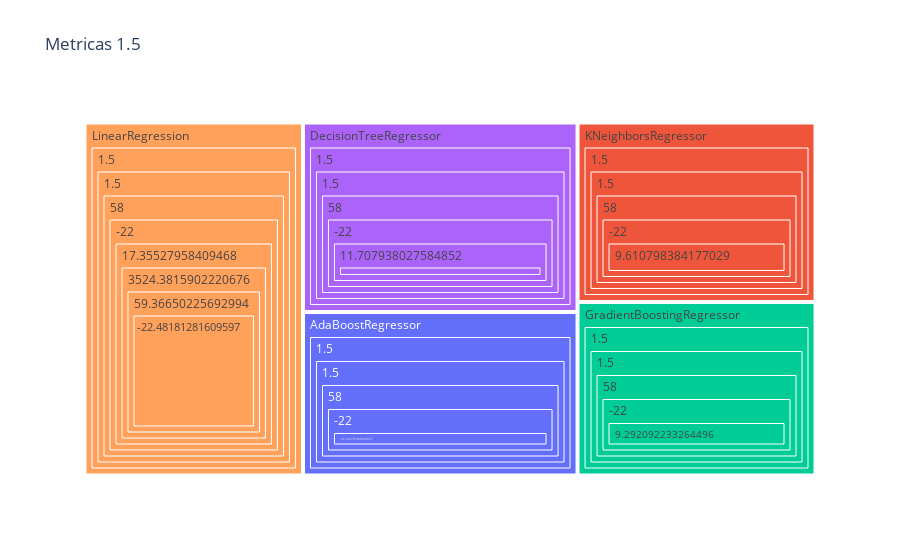

The notebook cell saved with this chart:
### Code cell
px.treemap(data_frame = df_metricas_1_5,
           values     = "MAE",
           path       = ["Modelo","karma_Q3","karma_Q1","Bigote superior","Bigote inferior","MAE","MSE","RMSE","R2"],
           hover_name = "Modelo",
           color      = "Modelo",
           title      = "Metricas 1.5")

### Figure 1 — Plotly figure (JSON) as saved in the notebook; plotly's stock layout.template omitted (floating-point values rounded to 4 significant figures)
{"data": [{"branchvalues": "total", "customdata": [["AdaBoostRegressor"], ["KNeighborsRegressor"], ["GradientBoostingRegressor"], ["DecisionTreeRegressor"], ["LinearRegression"], ["GradientBoostingRegressor"], ["AdaBoostRegressor"], ["KNeighborsRegressor"], ["DecisionTreeRegressor"], ["LinearRegression"], ["GradientBoostingRegressor"], ["AdaBoostRegressor"], ["KNeighborsRegressor"], ["DecisionTreeRegressor"], ["LinearRegression"], ["GradientBoostingRegressor"], ["KNeighborsRegressor"], ["AdaBoostRegressor"], ["DecisionTreeRegressor"], ["LinearRegression"], ["AdaBoostRegressor"], ["DecisionTreeRegressor"], ["GradientBoostingRegressor"], ["KNeighborsRegressor"], ["LinearRegression"], ["AdaBoostRegressor"], ["DecisionTreeRegressor"], ["GradientBoostingRegressor"], ["KNeighborsRegressor"], ["LinearRegression"], ["AdaBoostRegressor"], ["DecisionTreeRegressor"], ["GradientBoostingRegressor"], ["KNeighborsRegressor"], ["LinearRegression"], ["AdaBoostRegressor"], ["DecisionTreeRegressor"], ["GradientBoostingRegressor"], ["KNeighborsRegressor"], ["LinearRegression"], ["AdaBoostRegressor"], ["DecisionTreeRegressor"], ["GradientBoostingRegressor"], ["KNeighborsRegressor"], ["LinearRegression"]], "domain": {"x": [0, 1], "y": [0, 1]}, "hovertemplate": "<b>%{hovertext}</b><br><br>labels=%{label}<br>MAE=%{value}<br>parent=%{parent}<br>id=%{id}<br>Modelo=%{customdata[0]}<extra></extra>", "hovertext": ["AdaBoostRegressor", "KNeighborsRegressor", "GradientBoostingRegressor", "DecisionTreeRegressor", "LinearRegression", "GradientBoostingRegressor", "AdaBoostRegressor", "KNeighborsRegressor", "DecisionTreeRegressor", "LinearRegression", "GradientBoostingRegressor", "AdaBoostRegressor", "KNeighborsRegressor", "DecisionTreeRegressor", "LinearRegression", "GradientBoostingRegressor", "KNeighborsRegressor", "AdaBoostRegressor", "DecisionTreeRegressor", "LinearRegression", "AdaBoostRegressor", "DecisionTreeRegressor", "GradientBoostingRegressor", "KNeighborsRegressor", "LinearRegression", "AdaBoostRegressor", "DecisionTreeRegressor", "GradientBoostingRegressor", "KNeighborsRegressor", "LinearRegression", "AdaBoostRegressor", "DecisionTreeRegressor", "GradientBoostingRegressor", "KNeighborsRegressor", "LinearRegression", "AdaBoostRegressor", "DecisionTreeRegressor", "GradientBoostingRegressor", "KNeighborsRegressor", "LinearRegression", "AdaBoostRegressor", "DecisionTreeRegressor", "GradientBoostingRegressor", "KNeighborsRegressor", "LinearRegression"], "ids": ["AdaBoostRegressor/1.5/1.5/58/-22/10.10279784649557/154.21218886035678/12.41822003591323/-0.02746585750698216", "KNeighborsRegressor/1.5/1.5/58/-22/9.610798384177029/171.61590924481843/13.100225541753792/-0.14342120851250484", "GradientBoostingRegressor/1.5/1.5/58/-22/9.292092233264496/149.94135404952226/12.245054268949659/0.0009893313053519481", "DecisionTreeRegressor/1.5/1.5/58/-22/11.707938027584852/273.7842466561918/16.546427005737275/-0.8241357433635506", "LinearRegression/1.5/1.5/58/-22/17.35527958409468/3524.3815902220676/59.36650225692994/-22.48181281609597", "GradientBoostingRegressor/1.5/1.5/58/-22/9.292092233264496/149.94135404952226/12.245054268949659", "AdaBoostRegressor/1.5/1.5/58/-22/10.10279784649557/154.21218886035678/12.41822003591323", "KNeighborsRegressor/1.5/1.5/58/-22/9.610798384177029/171.61590924481843/13.100225541753792", "DecisionTreeRegressor/1.5/1.5/58/-22/11.707938027584852/273.7842466561918/16.546427005737275", "LinearRegression/1.5/1.5/58/-22/17.35527958409468/3524.3815902220676/59.36650225692994", "GradientBoostingRegressor/1.5/1.5/58/-22/9.292092233264496/149.94135404952226", "AdaBoostRegressor/1.5/1.5/58/-22/10.10279784649557/154.21218886035678", "KNeighborsRegressor/1.5/1.5/58/-22/9.610798384177029/171.61590924481843", "DecisionTreeRegressor/1.5/1.5/58/-22/11.707938027584852/273.7842466561918", "LinearRegression/1.5/1.5/58/-22/17.35527958409468/3524.3815902220676", "GradientBoostingRegressor/1.5/1.5/58/-22/9.292092233264496", "KNeighborsRegressor/1.5/1.5/58/-22/9.610798384177029", "AdaBoostRegressor/1.5/1.5/58/-22/10.10279784649557", "DecisionTreeRegressor/1.5/1.5/58/-22/11.707938027584852", "LinearRegression/1.5/1.5/58/-22/17.35527958409468", "AdaBoostRegressor/1.5/1.5/58/-22", "DecisionTreeRegressor/1.5/1.5/58/-22", "GradientBoostingRegressor/1.5/1.5/58/-22", "KNeighborsRegressor/1.5/1.5/58/-22", "LinearRegression/1.5/1.5/58/-22", "AdaBoostRegressor/1.5/1.5/58", "DecisionTreeRegressor/1.5/1.5/58", "GradientBoostingRegressor/1.5/1.5/58", "KNeighborsRegressor/1.5/1.5/58", "LinearRegression/1.5/1.5/58", "AdaBoostRegressor/1.5/1.5", "DecisionTreeRegressor/1.5/1.5", "GradientBoostingRegressor/1.5/1.5", "KNeighborsRegressor/1.5/1.5", "LinearRegression/1.5/1.5", "AdaBoostRegressor/1.5", "DecisionTreeRegressor/1.5", "GradientBoostingRegressor/1.5", "KNeighborsRegressor/1.5", "LinearRegression/1.5", "AdaBoostRegressor", "DecisionTreeRegressor", "GradientBoostingRegressor", "KNeighborsRegressor", "LinearRegression"], "labels": ["-0.02746585750698216", "-0.14342120851250484", "0.0009893313053519481", "-0.8241357433635506", "-22.48181281609597", "12.245054268949659", "12.41822003591323", "13.100225541753792", "16.546427005737275", "59.36650225692994", "149.94135404952226", "154.21218886035678", "171.61590924481843", "273.7842466561918", "3524.3815902220676", "9.292092233264496", "9.610798384177029", "10.10279784649557", "11.707938027584852", "17.35527958409468", "-22", "-22", "-22", "-22", "-22", "58", "58", "58", "58", "58", "1.5", "1.5", "1.5", "1.5", "1.5", "1.5", "1.5", "1.5", "1.5", "1.5", "AdaBoostRegressor", "DecisionTreeRegressor", "GradientBoostingRegressor", "KNeighborsRegressor", "LinearRegression"], "marker": {"colors": ["#636efa", "#EF553B", "#00cc96", "#ab63fa", "#FFA15A", "#00cc96", "#636efa", "#EF553B", "#ab63fa", "#FFA15A", "#00cc96", "#636efa", "#EF553B", "#ab63fa", "#FFA15A", "#00cc96", "#EF553B", "#636efa", "#ab63fa", "#FFA15A", "#636efa", "#ab63fa", "#00cc96", "#EF553B", "#FFA15A", "#636efa", "#ab63fa", "#00cc96", "#EF553B", "#FFA15A", "#636efa", "#ab63fa", "#00cc96", "#EF553B", "#FFA15A", "#636efa", "#ab63fa", "#00cc96", "#EF553B", "#FFA15A", "#636efa", "#ab63fa", "#00cc96", "#EF553B", "#FFA15A"]}, "name": "", "parents": ["AdaBoostRegressor/1.5/1.5/58/-22/10.10279784649557/154.21218886035678/12.41822003591323", "KNeighborsRegressor/1.5/1.5/58/-22/9.610798384177029/171.61590924481843/13.100225541753792", "GradientBoostingRegressor/1.5/1.5/58/-22/9.292092233264496/149.94135404952226/12.245054268949659", "DecisionTreeRegressor/1.5/1.5/58/-22/11.707938027584852/273.7842466561918/16.546427005737275", "LinearRegression/1.5/1.5/58/-22/17.35527958409468/3524.3815902220676/59.36650225692994", "GradientBoostingRegressor/1.5/1.5/58/-22/9.292092233264496/149.94135404952226", "AdaBoostRegressor/1.5/1.5/58/-22/10.10279784649557/154.21218886035678", "KNeighborsRegressor/1.5/1.5/58/-22/9.610798384177029/171.61590924481843", "DecisionTreeRegressor/1.5/1.5/58/-22/11.707938027584852/273.7842466561918", "LinearRegression/1.5/1.5/58/-22/17.35527958409468/3524.3815902220676", "GradientBoostingRegressor/1.5/1.5/58/-22/9.292092233264496", "AdaBoostRegressor/1.5/1.5/58/-22/10.10279784649557", "KNeighborsRegressor/1.5/1.5/58/-22/9.610798384177029", "DecisionTreeRegressor/1.5/1.5/58/-22/11.707938027584852", "LinearRegression/1.5/1.5/58/-22/17.35527958409468", "GradientBoostingRegressor/1.5/1.5/58/-22", "KNeighborsRegressor/1.5/1.5/58/-22", "AdaBoostRegressor/1.5/1.5/58/-22", "DecisionTreeRegressor/1.5/1.5/58/-22", "LinearRegression/1.5/1.5/58/-22", "AdaBoostRegressor/1.5/1.5/58", "DecisionTreeRegressor/1.5/1.5/58", "GradientBoostingRegressor/1.5/1.5/58", "KNeighborsRegressor/1.5/1.5/58", "LinearRegression/1.5/1.5/58", "AdaBoostRegressor/1.5/1.5", "DecisionTreeRegressor/1.5/1.5", "GradientBoostingRegressor/1.5/1.5", "KNeighborsRegressor/1.5/1.5", "LinearRegression/1.5/1.5", "AdaBoostRegressor/1.5", "DecisionTreeRegressor/1.5", "GradientBoostingRegressor/1.5", "KNeighborsRegressor/1.5", "LinearRegression/1.5", "AdaBoostRegressor", "DecisionTreeRegressor", "GradientBoostingRegressor", "KNeighborsRegressor", "LinearRegression", "", "", "", "", ""], "type": "treemap", "values": [10.1, 9.611, 9.292, 11.71, 17.36, 9.292, 10.1, 9.611, 11.71, 17.36, 9.292, 10.1, 9.611, 11.71, 17.36, 9.292, 9.611, 10.1, 11.71, 17.36, 10.1, 11.71, 9.292, 9.611, 17.36, 10.1, 11.71, 9.292, 9.611, 17.36, 10.1, 11.71, 9.292, 9.611, 17.36, 10.1, 11.71, 9.292, 9.611, 17.36, 10.1, 11.71, 9.292, 9.611, 17.36]}], "layout": {"legend": {"tracegroupgap": 0}, "title": {"text": "Metricas 1.5"}}}
